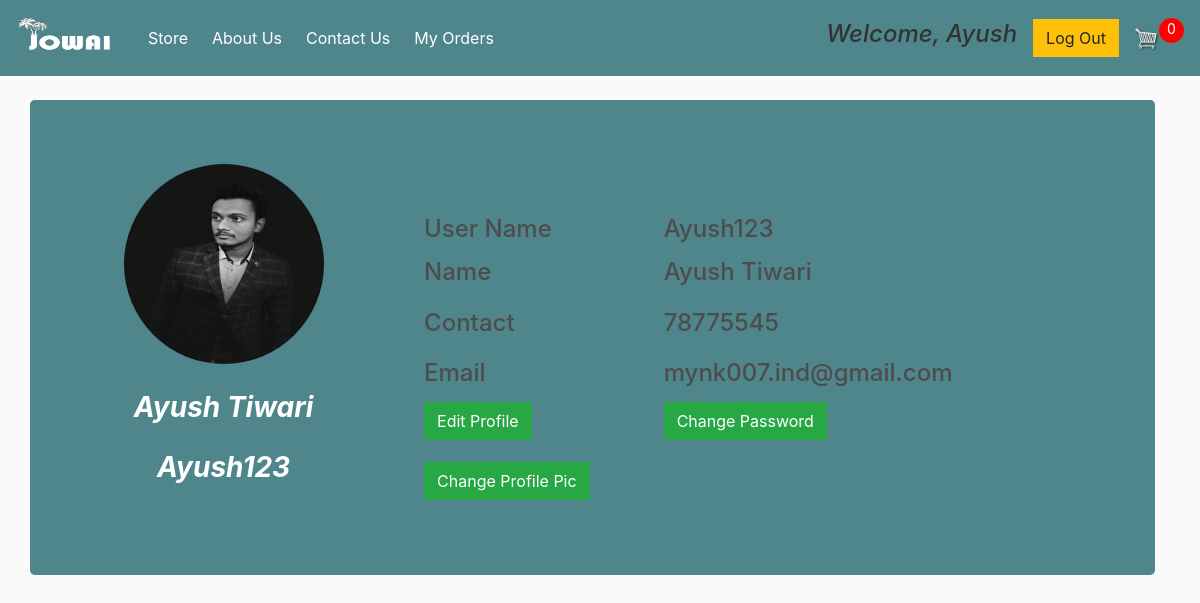
/myProfile (signed in), run on the app's committed database.
### store/models.py (models this page shows, shortened)
class Customer(models.Model):
    user=models.OneToOneField(User, on_delete=models.CASCADE, null=True, blank=True)
    name=models.CharField(max_length=200, null=True)
    email=models.CharField(max_length=200, null=True)
    profile_pic=models.ImageField(null=True, blank=True)
    contact_no=models.CharField(max_length=10, null=True, blank=True)

### store/views.py (the view)
# urls.py: path('myProfile', views.my_profile, name="myProfile"),
def my_profile(request):
     customer=request.user.customer
     if request.user.is_authenticated:
          form=ChangeProfilePicture(instance=customer)
          if request.method=='POST':
               form=ChangeProfilePicture(request.POST, request.FILES, instance=customer)
               if form.is_valid():
                    print("form validation successful")
                    form.save()
          log_status=True
          order,created = Order.objects.get_or_create(customer=customer, complete=False)
          cartItems = order.get_cart_items
          name=request.user.first_name+" "+request.user.last_name
          user_name=request.user.username
          email=request.user.email
          CustomerObject=Customer.objects.get(user=request.user)
          user_pic=CustomerObject.profile_pic
          contact_no=CustomerObject.contact_no
     else:
          order={'get_cart_items':0, 'get_cart_total':0}
          log_status=False
          items=[]
     context={'cartItems':cartItems, 'log_status': log_status, 'name':name, 'user_name':user_name, 'email':email, 'user_pic':user_pic, 'contact_no':contact_no, 'form': form}
     return render(request, 'store/profile.html', context)

### store/models.py (called while the page is built)
    @property
    def get_cart_items(self):
        orderitems=self.order_item_set.all()
        total=sum([item.quantity for item in orderitems])
        return total

### store/templates/store/profile.html (shortened to what this page needs)
{% extends 'store/Main.html' %} {% block title %} My Profile {% endblock %} {% block content %} {% load static %}
<div class="profileMainDiv">
    <div class="row jumbotron  text-center bg-dark profilePicDiv">
        <div class="col-12" style="border-radius:50%; width:200px; height:200px;">
            <img class="profileImage" src="../static/images/{{user_pic}}" alt="Please upload your profile pic" width="200px" height="200px" style="outline:none; border:none">
        </div>
        <h3 class="col-12 mt-2"><b><i>{{name}}</i></b></h3>
        <h3 class="col-12"><b><i>{{user_name}}</i></b></h3>
    </div>
    <div class="container jumbotron bg-dark profileDiv2" style="color#fff">
        <div class="row mt-5">
            <div class="col-4 badge text-wrap bg-dark text-left">
                <h4 class="mx-auto my-auto  overflow-wrap">User Name </h4>
            </div>
            <div class="col-8 badge bg-dark text-left">
                <h4 class="mx-auto my-auto">{{user_name}}</h4>
            </div>
        </div>
        <div class="row my-2">
            <div class="col-4 badge text-wrap bg-dark text-left">
                <h4 class="mx-auto my-auto  overflow-wrap">Name</h4>
            </div>
            <div class="col-8 badge text-wrap bg-dark text-left">
                <h4 class="mx-auto  overflow-wrap">{{name}}</h4>
            </div>
        </div>
        <div class="row my-2">
            <div class="col-4 badge text-wrap bg-dark text-left">
                <h4 class="mx-auto my-auto  overflow-wrap">Contact</h4>
            </div>
            <div class="col-8 badge text-wrap bg-dark text-left">
                <h4 class="mx-auto  overflow-wrap">{{contact_no}}</h4>
            </div>
        </div>
        <div class="row ">
            <div class="col-4 badge text-wrap bg-dark text-left">
                <h4 class="mx-auto my-auto  overflow-wrap">Email</h4>
            </div>
            <div class="col-8 badge text-wrap text-left">
                <h4 class="mx-auto my-auto overflow-wrap">{{email}}</h4>
            </div>
        </div>
        <div class="row ">
            <div class="col-4 badge bg-dark text-left">
                <a href="/editProfile"><button class="btn btn-success mx-auto my-2">Edit Profile</button></a>
            </div>
            <div class="col-8 badge bg-dark text-left">
                <a href="/password"><button class="btn btn-success mx-auto my-2">Change Password</button></a>
            </div>
        </div>
        <div class="row ">
            <div class="col-4 badge bg-dark text-left">
                <a href="/editProfile"><button class="btn btn-success mx-auto my-2" id="chg-pic">Change Profile Pic</button></a>
            </div>
            <div class="col-8 badge bg-dark text-left">
            </div>
            <div class="row">
                <div class="col-4 badge bg-dark text-left">
                    <div class="col-8 badge bg-dark text-left">
                    </div>
                </div>
            </div>
        </div>
    </div>
    {% endblock %}

### store/templates/store/Main.html (shortened to what this page needs)
<!DOCTYPE html>
{% load static %}
<html>
<head>
	<link rel="stylesheet" href="https://stackpath.bootstrapcdn.com/bootstrap/4.4.1/css/bootstrap.min.css">
	<link rel="stylesheet" type="text/css" href="{% static 'css/main.css' %}">
</head>
<body>
	<nav class="navbar navbar-expand-lg navbar-dark bg-dark">
	  <a class="navbar-brand" href="{% url 'store' %}"><img width="100px" height="50px" src="{% static '/images/JOWAI-o.png' %}"></a>
	  <div class="collapse navbar-collapse" id="navbarSupportedContent">
	    <ul class="navbar-nav mr-auto">
	      <li class="nav-item ml-2 active ">
	        <a class="nav-link" href="{% url 'store' %}">Store <span class="sr-only">(current)</span></a>
		  </li>
		  <li class="nav-item ml-2 active">
	        <a class="nav-link" href="{% url 'about' %}">About Us <span class="sr-only">(current)</span></a>
	      </li>
		  <li class="nav-item ml-2 active">
	        <a class="nav-link" href="{% url 'contact' %}">Contact Us <span class="sr-only">(current)</span></a>
		  </li>
		  <li class="nav-item ml-2 active">
	        <a class="nav-link" href="{% url 'my_orders' %}">My Orders <span class="sr-only">(current)</span></a>
	      </li>
		</ul>
	    <div class="form-inline my-2 my-lg-0">
			{% if log_status %}
			<h4 class="mx-3" ><a href="/myProfile" style="text-decoration: none;"><i style="color:#333">Welcome, {{request.user.first_name}}</i></h4></a>
			<a href="/log_out"class="btn btn-warning">Log Out</a>
			 {% else %}
			 <a href="/log_in"class="btn btn-warning">Log In</a>
			 {% endif %}
	     	<a href="{% url 'cart' %}">
	    		<img  id="cart-icon" src="{% static 'images/cart.png' %}">
	    	</a>
	    	<p id="cart-total">{{cartItems}}</p>
	    </div>
	  </div>
	</nav>
     <div class="container" id="mainDiv">
            <br>
            {% block content %}
            {% endblock content %}
         </div>
</body>
</html>

### store/static/css/main.css (style rules this page uses)
body { background-color: hsl(0, 0%, 98%); }
h1, h2, h3, h4, h5, h6 { color: hsl(0, 0%, 30%); }
.bg-dark { background-color: #4f868c!important; }
#cart-icon { width: 25px; display: inline-block; margin-left: 15px; }
#cart-total { display: block; text-align: center; color: #fff; background-color: red; width: 25px; height: 25px; border-radius: 50%; font-size: 14px; }
.btn { border-radius: 0; }
.overflow-wrap { overflow-wrap: break-word; }
@media (min-width: 760px) { .profileImage { border-radius: 50%; border: 3px solid #17a2b8; align: center; } }
@media (min-width: 760px) { .profilePicDiv { width: 50%; } }
@media (min-width: 760px) { .profileMainDiv { display: flex; flex-wrap: nowrap; } }

### store/templates/store/profile.html (style rules this page uses)
* { color: #fff; }

### data on the page
Customer: profile_pic (picture), name "Ayush Tiwari", contact_no "78775545"

### other printed values
{{ request.user.first_name }} "Ayush"
{{ cartItems }} "0"
{{ user_name }} "Ayush123"
{{ email }} "mynk007.ind@gmail.com"
